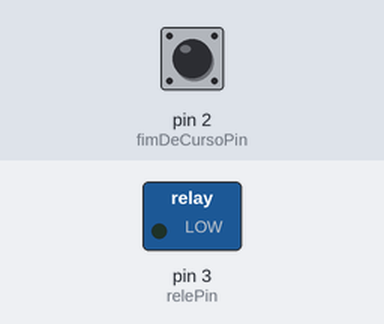
Recording of a sketch running on a simulated Arduino Uno, built with avr-gcc and run on an emulated ATmega328P. On the bench: switched loads named in the sketch (green lamp = pin HIGH). The test bench sets the inputs (shaded band); at power-on: pin 2 (fimDeCursoPin) HIGH.

Above: at 1.2 s.
1.3 s: pin 2 (fimDeCursoPin) pulled LOW for 0.15 s
At 1.7 s:
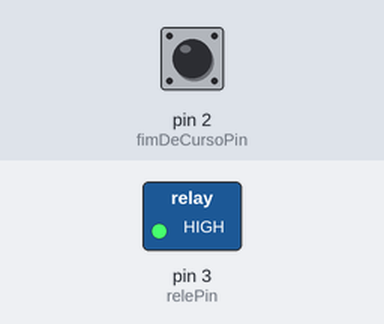
Timing chart, 0 to 4.3 s (numbered marks = the images above; inputs shaded):
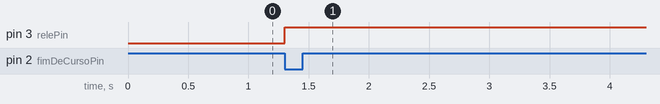

The sketch:

Smart_Safety_Light_Controller.ino
```cpp
// Definições dos pinos
const int fimDeCursoPin = 2; // Pino para a chave fim de curso
const int relePin = 3;       // Pino para controlar o relé
const int sensorPresencaPin = 4; // Pino para o sensor de presença

// Variáveis de controle
bool luzAcesa = false;
unsigned long tempoLuzAcesa;
unsigned long tempoSemPresenca;

void setup() {
  pinMode(fimDeCursoPin, INPUT_PULLUP); // Configura como entrada com resistor interno de pull-up
  pinMode(relePin, OUTPUT);             // Configura como saída para o relé
  pinMode(sensorPresencaPin, INPUT);    // Configura como entrada para o sensor de presença
  digitalWrite(relePin, LOW);           // Inicia com o relé desligado
}

void loop() {
  // Verifica se a chave fim de curso foi acionada
  if (digitalRead(fimDeCursoPin) == LOW) {
    acenderLuzes();
  }

  // Se as luzes estiverem acesas, inicia o monitoramento de presença após 1 minuto
  if (luzAcesa && millis() - tempoLuzAcesa > 60000) {
    if (digitalRead(sensorPresencaPin) == HIGH) {
      // Se houver presença, reinicia a contagem do tempo sem presença
      tempoSemPresenca = millis();
    } else if (millis() - tempoSemPresenca > 120000) {
      // Se passarem 2 minutos sem detectar presença, apaga as luzes
      apagarLuzes();
    }
  }
}

void acenderLuzes() {
  if (!luzAcesa) {
    digitalWrite(relePin, HIGH); // Aciona o relé
    luzAcesa = true;
    tempoLuzAcesa = millis();    // Registra o momento que as luzes foram acesas
    tempoSemPresenca = millis(); // Inicia a contagem de tempo sem presença
  }
}

void apagarLuzes() {
  digitalWrite(relePin, LOW); // Desaciona o relé
  luzAcesa = false;
}
```

Measured:
- after the input at 1.3 s, pin 3 (relePin): LOW → HIGH at once
